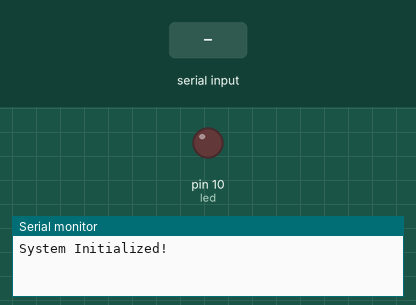
Simulated run of this sketch. Board: Arduino Uno, built with avr-gcc and run on an emulated ATmega328P. Parts: output pins drawn as LEDs (lit = HIGH), the last lines printed to the serial monitor. The test bench sets the inputs (shaded band).

Above: at 1.2 s.
1.3 s: "o" received over Serial
At 2.0 s:
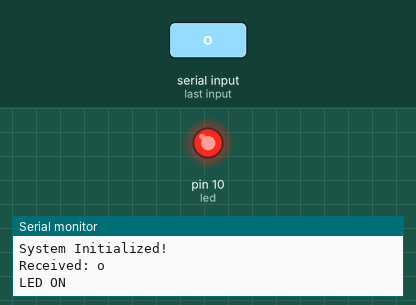
2.8 s: "1" received over Serial
At 3.1 s:
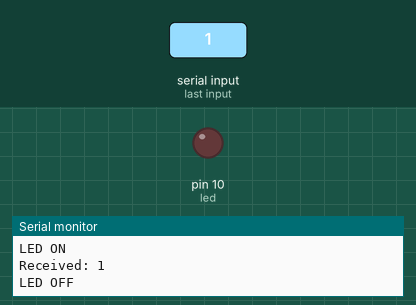
Timing chart, 0 to 5.8 s (numbered marks = the images above; inputs shaded):
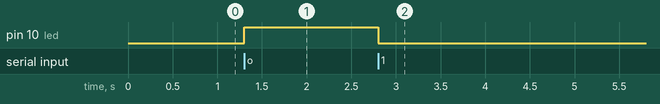

Measured:
- after the input at 1.3 s, pin 10 (led): LOW → HIGH at once
- after the input at 2.8 s, pin 10 (led): HIGH → LOW at once

The sketch:

sketch.ino
```cpp
#include <Arduino.h>

int led = 10;

// run once
void setup() {
    pinMode(led, OUTPUT);    // 設定 LED 腳位為輸出模式
    Serial.begin(9600);      // 設定串列通訊速率為 9600 bps
    Serial.println("System Initialized!"); // 初始化完成
}

// run endless
void loop() {
    if (Serial.available() > 0) {  // 檢查是否有資料可讀取
        char receivedChar = Serial.read();  // 讀取單個字元
        Serial.print("Received: ");
        Serial.println(receivedChar);  // 顯示收到的字元

        if (receivedChar == 'o') {  // 如果收到 'o'
            digitalWrite(led, HIGH);
            Serial.println("LED ON"); // 確認 LED 亮起
            delay(500);
        } else {
            digitalWrite(led, LOW);
            Serial.println("LED OFF"); // 確認 LED 關閉
        }
    }
}
```
